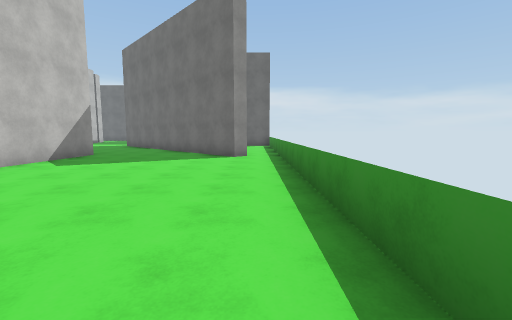
[1] (above)

24 first-person views from a walk through a Unity game level. The camera is 1.4 m above the floor, tilts 6° down and sees 90° across. The floor is counted in squares, 2 m on a side. Each view is taken from the middle of a square. On the plan, view 1 faces up. The plan holds only what a view shows up to about 9 squares ahead; the rest is blank. The player character is not drawn. Surface patterns are stand-ins for the level's own textures.

[2]
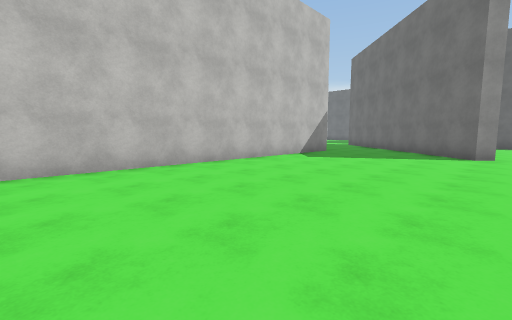

[3]
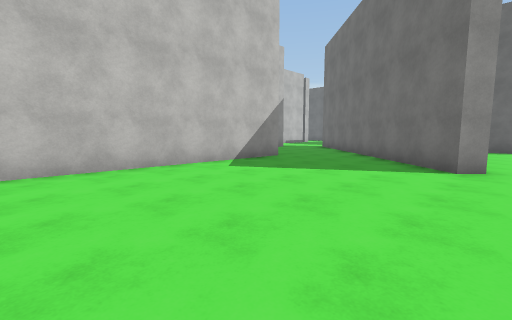

[4]
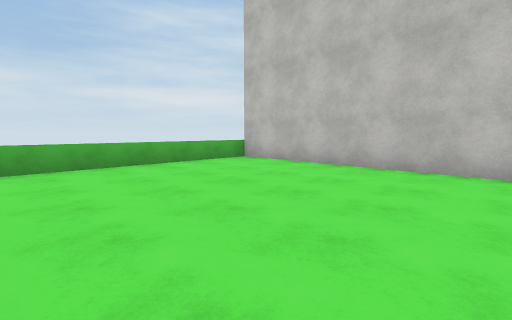

[5]
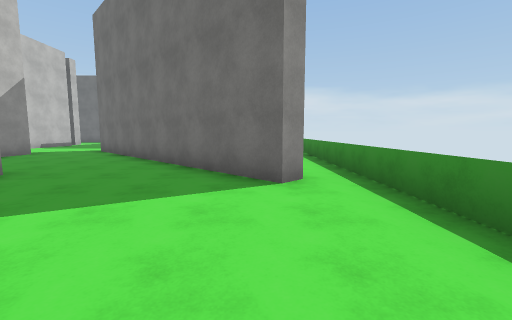

[6]
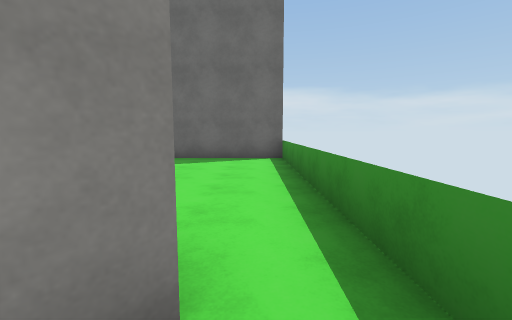

[7]
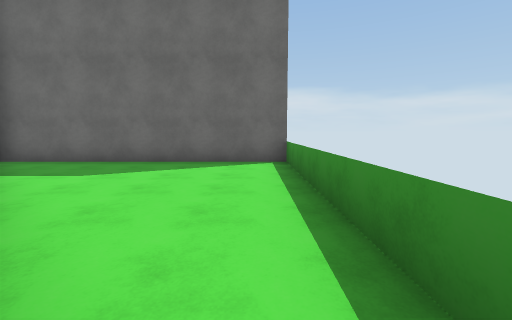

[8]
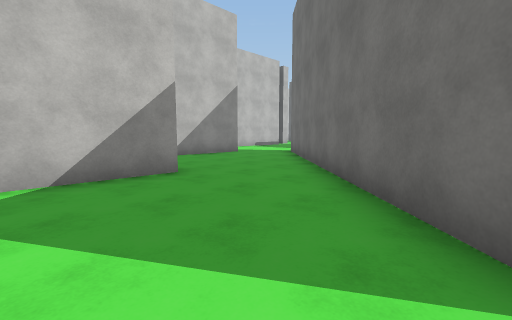

[9]
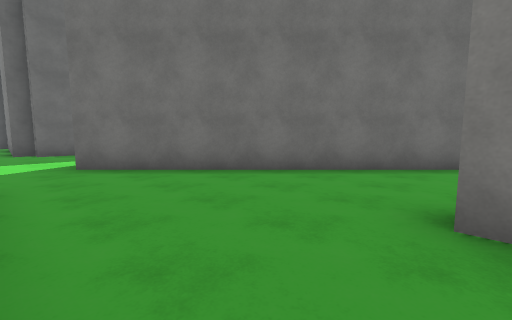

[10]
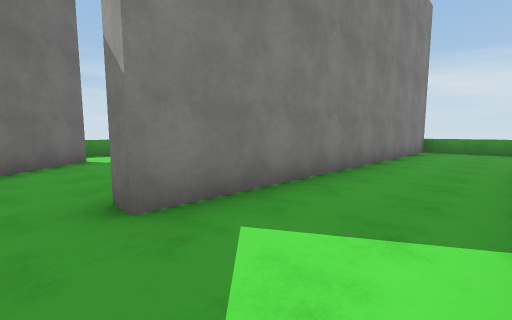

[11]
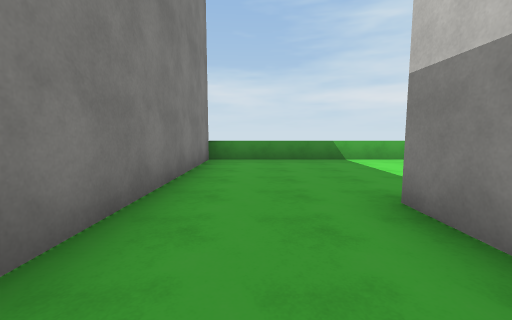

[12]
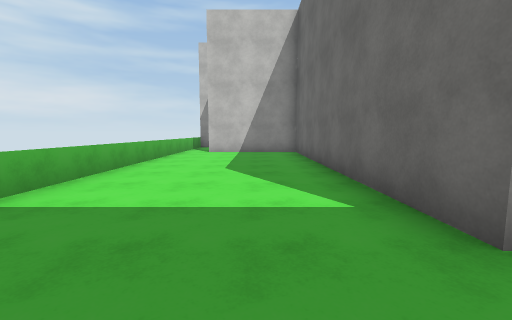

[13]
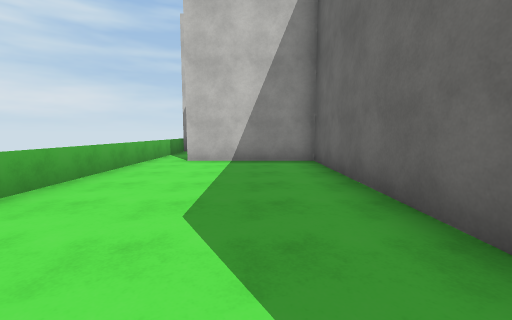

[14]
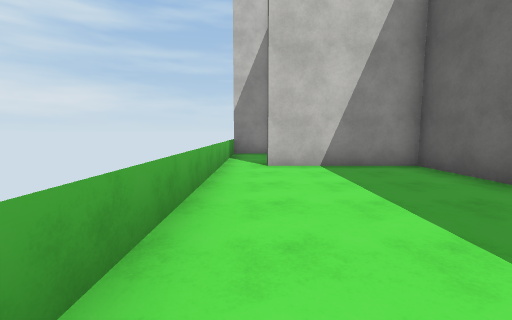

[15]
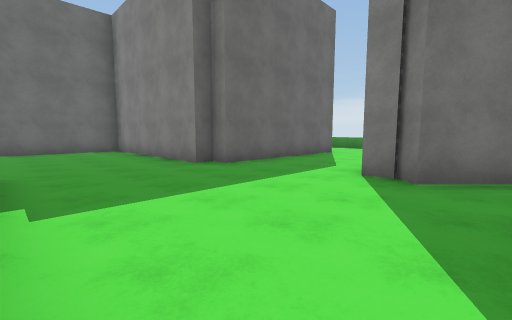

[16]
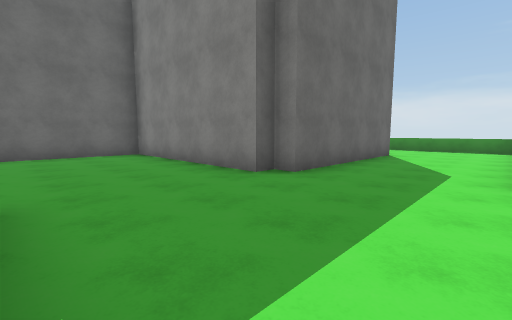

[17]
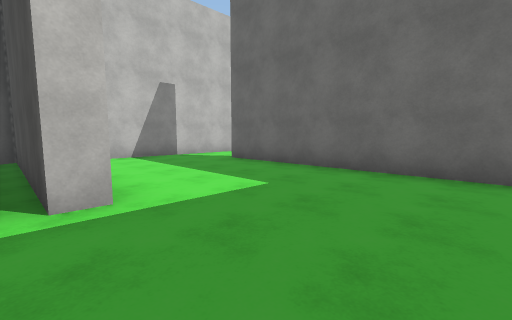

[18]
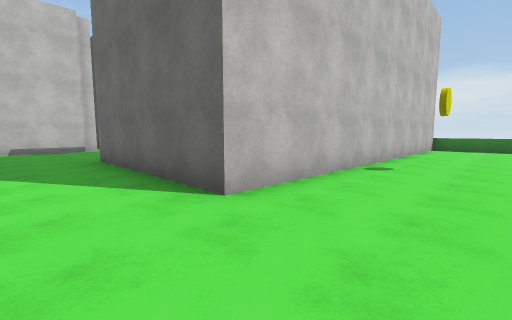

[19]
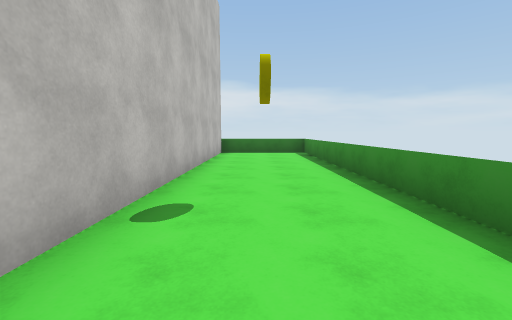

[20]
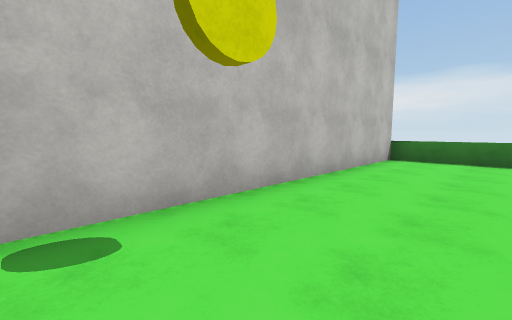

[21]
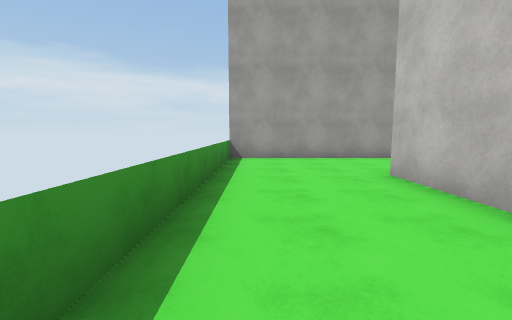

[22]
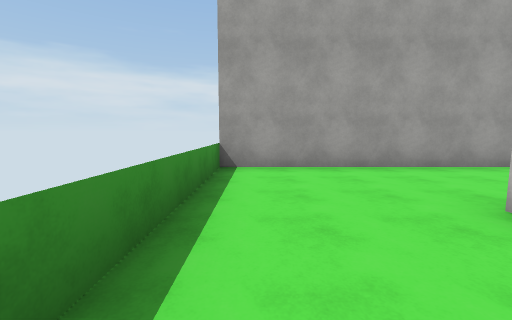

[23]
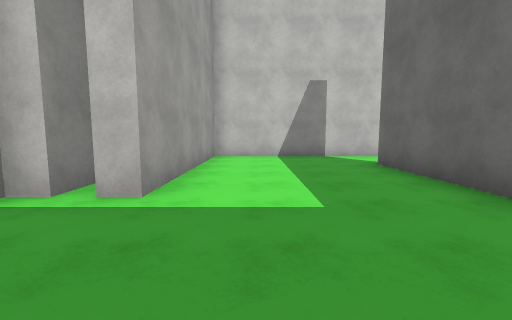

[24]
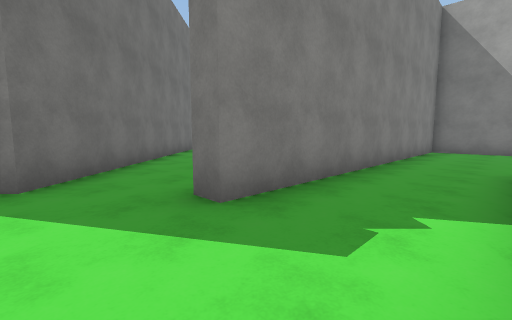

### Floor plan
Ten units are one square. View 1 is at (0, 0); x grows to the right and y downward. Boxes are objects, and circles mark ways between rooms. Rooms are numbered by the first view taken in them; rooms with no view inside come last. Other rooms are left out.
<svg viewBox="-202 -288 217 310">
<path fill="none" stroke="#000" d="M-3 -79 -6 -75 -27 -96M-52 -82 -52 17M8 -6 8 -85M-52 17 1 17M-85 -36 -85 -25 -165 -25 -165 8M-58 17 -58 -82 -52 -82M-197 5 -197 17M-27 -96 -61 -130M-85 -125 -85 -99M-197 17 -58 17M-111 -30 -91 -30M-90 -32 -90 -125M-112 -176 -112 -160M-126 -188 -117 -188 -117 -182M-54 -148 8 -148M-90 -125 -85 -125M-61 -130 -70 -139 -67 -141 -67 -148M-167 -236 -167 -198 -117 -198 -117 -193M-22 -283 -22 -177 -72 -177 -72 -182 -77 -182 -77 -238 -147 -238M8 -148 8 -280M1 -283 -22 -283M8 -142 -67 -142M8 -85 8 -142"/>
<circle cx="-45" cy="-90" r="3" fill="#2a7"/>
<circle cx="0" cy="-80" r="3" fill="#2a7"/>
<circle cx="-75" cy="-120" r="3" fill="#2a7"/>
<circle cx="-105" cy="-125" r="3" fill="#2a7"/>
<text x="-30" y="-30">1</text>
<text x="-100" y="-20">2</text>
<text x="-130" y="-90">3</text>
<text x="-90" y="-190">4</text>
<text x="-20" y="-120">5</text>
</svg>
Room 1 opens to room 2. Room 1 opens to room 5. Room 2 opens to room 4. Room 3 opens to room 4.

Where each view was taken, in squares from view 1:
view 1: 0 up, 0 right, facing up
view 2: 1 down, 0 right, facing up-left
view 3: 2 up, 0 right, facing up-left
view 4: 4 up, 0 right, facing down-left
view 5: 4 up, 1 left, facing up
view 6: 7 up, 0 right, facing up
view 7: 8 up, 0 right, facing up
view 8: 6 up, 1 left, facing up-left
view 9: 8 up, 8 left, facing up-right
view 10: 9 up, 8 left, facing down-right
view 11: 5 up, 7 left, facing down
view 12: 1 up, 7 left, facing left
view 13: 1 up, 10 left, facing left
view 14: 1 down, 11 left, facing left
view 15: 13 up, 11 left, facing up-right
view 16: 15 up, 11 left, facing up-right
view 17: 19 up, 9 left, facing up-left
view 18: 16 up, 0 right, facing up-left
view 19: 19 up, 1 left, facing up
view 20: 21 up, 0 right, facing up-left
view 21: 22 up, 0 right, facing down
view 22: 20 up, 0 right, facing down
view 23: 21 up, 9 left, facing left
view 24: 14 up, 11 left, facing down-right
